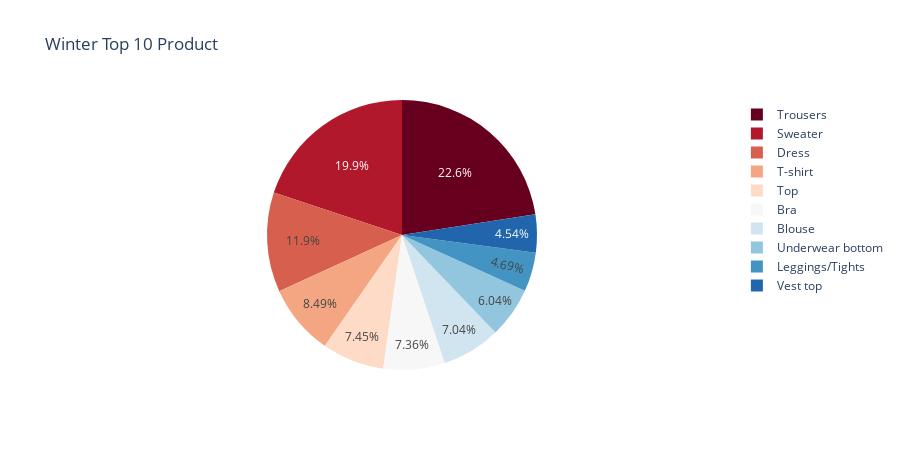
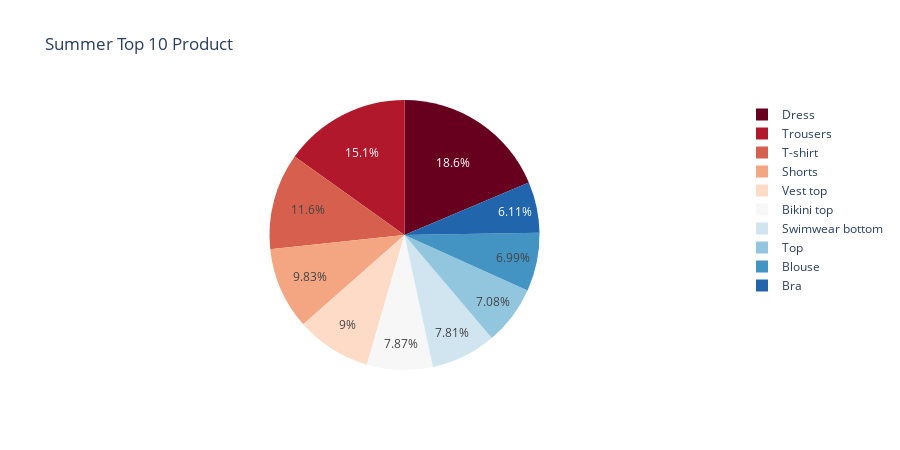
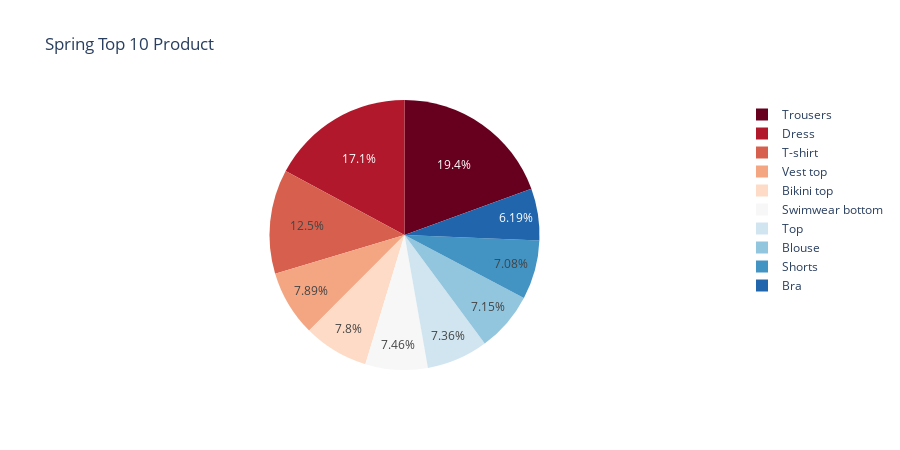
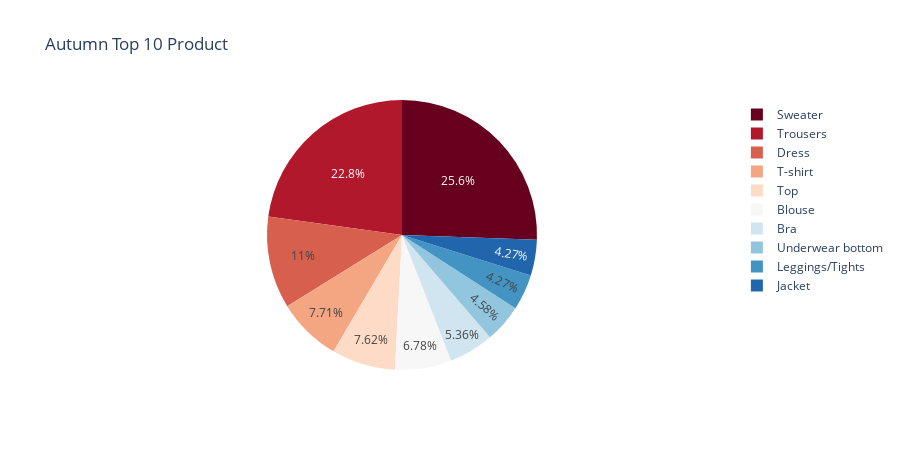

The notebook cell these images were saved under, in order:
### Code cell
fig = px.pie(SA.loc[SA.season == "Winter"].sort_values(by = 'quantity', ascending = False).head(10),
             values='quantity', 
             title='Winter Top 10 Product',
             names='product_type_name',
             color_discrete_sequence=px.colors.sequential.RdBu,
             hover_data=['product_type_name'],
             labels={'product_type_name':'Product Type Name'},
            height=450)

fig.show()

fig = px.pie(SA.loc[SA.season == "Summer"].sort_values(by = 'quantity', ascending = False).head(10),
             values='quantity', 
             title='Summer Top 10 Product',
             names='product_type_name',
             color_discrete_sequence=px.colors.sequential.RdBu,
             hover_data=['product_type_name'],
             labels={'product_type_name':'Product Type Name'},
            height=450)

fig.show()

fig = px.pie(SA.loc[SA.season == "Spring"].sort_values(by = 'quantity', ascending = False).head(10),
             values='quantity', 
             title='Spring Top 10 Product',
             names='product_type_name',
             color_discrete_sequence=px.colors.sequential.RdBu,
             hover_data=['product_type_name'],
             labels={'product_type_name':'Product Type Name'},
            height=450)

fig.show()

fig = px.pie(SA.loc[SA.season == "Autumn"].sort_values(by = 'quantity', ascending = False).head(10),
             values='quantity', 
             title='Autumn Top 10 Product',
             names='product_type_name',
             color_discrete_sequence=px.colors.sequential.RdBu,
             hover_data=['product_type_name'],
             labels={'product_type_name':'Product Type Name'},
            height=450)

fig.show()

### Figure 1 — Plotly figure (JSON) as saved in the notebook; plotly's stock layout.template omitted (floating-point values rounded to 4 significant figures)
{"data": [{"customdata": [["Trousers"], ["Sweater"], ["Dress"], ["T-shirt"], ["Top"], ["Bra"], ["Blouse"], ["Underwear bottom"], ["Leggings/Tights"], ["Vest top"]], "domain": {"x": [0.0, 1.0], "y": [0.0, 1.0]}, "hovertemplate": "Product Type Name=%{customdata[0]}<br>quantity=%{value}<extra></extra>", "labels": ["Trousers", "Sweater", "Dress", "T-shirt", "Top", "Bra", "Blouse", "Underwear bottom", "Leggings/Tights", "Vest top"], "legendgroup": "", "name": "", "showlegend": true, "type": "pie", "values": [994470, 878023, 525367, 374401, 328678, 324401, 310499, 266433, 206855, 200289]}], "layout": {"height": 450, "legend": {"tracegroupgap": 0}, "piecolorway": ["rgb(103,0,31)", "rgb(178,24,43)", "rgb(214,96,77)", "rgb(244,165,130)", "rgb(253,219,199)", "rgb(247,247,247)", "rgb(209,229,240)", "rgb(146,197,222)", "rgb(67,147,195)", "rgb(33,102,172)", "rgb(5,48,97)"], "title": {"text": "Winter Top 10 Product"}}}

### Figure 2 — Plotly figure (JSON) as saved in the notebook; plotly's stock layout.template omitted (floating-point values rounded to 4 significant figures)
{"data": [{"customdata": [["Dress"], ["Trousers"], ["T-shirt"], ["Shorts"], ["Vest top"], ["Bikini top"], ["Swimwear bottom"], ["Top"], ["Blouse"], ["Bra"]], "domain": {"x": [0.0, 1.0], "y": [0.0, 1.0]}, "hovertemplate": "Product Type Name=%{customdata[0]}<br>quantity=%{value}<extra></extra>", "labels": ["Dress", "Trousers", "T-shirt", "Shorts", "Vest top", "Bikini top", "Swimwear bottom", "Top", "Blouse", "Bra"], "legendgroup": "", "name": "", "showlegend": true, "type": "pie", "values": [1208295, 980715, 748936, 637280, 583398, 510551, 506405, 458793, 453508, 395945]}], "layout": {"height": 450, "legend": {"tracegroupgap": 0}, "piecolorway": ["rgb(103,0,31)", "rgb(178,24,43)", "rgb(214,96,77)", "rgb(244,165,130)", "rgb(253,219,199)", "rgb(247,247,247)", "rgb(209,229,240)", "rgb(146,197,222)", "rgb(67,147,195)", "rgb(33,102,172)", "rgb(5,48,97)"], "title": {"text": "Summer Top 10 Product"}}}

### Figure 3 — Plotly figure (JSON) as saved in the notebook; plotly's stock layout.template omitted (floating-point values rounded to 4 significant figures)
{"data": [{"customdata": [["Trousers"], ["Dress"], ["T-shirt"], ["Vest top"], ["Bikini top"], ["Swimwear bottom"], ["Top"], ["Blouse"], ["Shorts"], ["Bra"]], "domain": {"x": [0.0, 1.0], "y": [0.0, 1.0]}, "hovertemplate": "Product Type Name=%{customdata[0]}<br>quantity=%{value}<extra></extra>", "labels": ["Trousers", "Dress", "T-shirt", "Vest top", "Bikini top", "Swimwear bottom", "Top", "Blouse", "Shorts", "Bra"], "legendgroup": "", "name": "", "showlegend": true, "type": "pie", "values": [1061092, 934908, 681572, 430502, 425590, 406997, 401398, 390063, 386438, 337691]}], "layout": {"height": 450, "legend": {"tracegroupgap": 0}, "piecolorway": ["rgb(103,0,31)", "rgb(178,24,43)", "rgb(214,96,77)", "rgb(244,165,130)", "rgb(253,219,199)", "rgb(247,247,247)", "rgb(209,229,240)", "rgb(146,197,222)", "rgb(67,147,195)", "rgb(33,102,172)", "rgb(5,48,97)"], "title": {"text": "Spring Top 10 Product"}}}

### Figure 4 — Plotly figure (JSON) as saved in the notebook; plotly's stock layout.template omitted (floating-point values rounded to 4 significant figures)
{"data": [{"customdata": [["Sweater"], ["Trousers"], ["Dress"], ["T-shirt"], ["Top"], ["Blouse"], ["Bra"], ["Underwear bottom"], ["Leggings/Tights"], ["Jacket"]], "domain": {"x": [0.0, 1.0], "y": [0.0, 1.0]}, "hovertemplate": "Product Type Name=%{customdata[0]}<br>quantity=%{value}<extra></extra>", "labels": ["Sweater", "Trousers", "Dress", "T-shirt", "Top", "Blouse", "Bra", "Underwear bottom", "Leggings/Tights", "Jacket"], "legendgroup": "", "name": "", "showlegend": true, "type": "pie", "values": [1323092, 1180740, 569858, 398841, 394539, 350798, 277196, 237230, 221102, 221001]}], "layout": {"height": 450, "legend": {"tracegroupgap": 0}, "piecolorway": ["rgb(103,0,31)", "rgb(178,24,43)", "rgb(214,96,77)", "rgb(244,165,130)", "rgb(253,219,199)", "rgb(247,247,247)", "rgb(209,229,240)", "rgb(146,197,222)", "rgb(67,147,195)", "rgb(33,102,172)", "rgb(5,48,97)"], "title": {"text": "Autumn Top 10 Product"}}}
